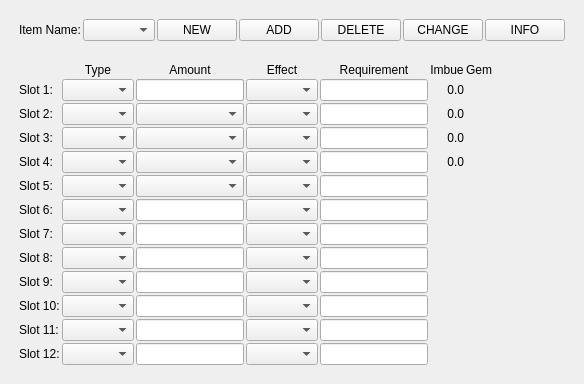
<?xml version="1.0" encoding="UTF-8"?>
<ui version="4.0">
 <class>ItemWidget</class>
 <widget class="QWidget" name="ItemWidget">
  <property name="geometry">
   <rect>
    <x>0</x>
    <y>0</y>
    <width>546</width>
    <height>358</height>
   </rect>
  </property>
  <property name="windowTitle">
   <string>Form</string>
  </property>
  <layout class="QVBoxLayout" name="verticalLayout">
   <item>
    <widget class="QWidget" name="ItemHeaderWidget" native="true">
     <property name="sizePolicy">
      <sizepolicy hsizetype="Preferred" vsizetype="Fixed">
       <horstretch>0</horstretch>
       <verstretch>0</verstretch>
      </sizepolicy>
     </property>
     <layout class="QHBoxLayout" name="_3">
      <property name="spacing">
       <number>2</number>
      </property>
      <property name="leftMargin">
       <number>8</number>
      </property>
      <property name="topMargin">
       <number>8</number>
      </property>
      <property name="rightMargin">
       <number>8</number>
      </property>
      <property name="bottomMargin">
       <number>8</number>
      </property>
      <item>
       <widget class="QLabel" name="ItemNameLabel">
        <property name="text">
         <string>Item Name:</string>
        </property>
       </widget>
      </item>
      <item>
       <widget class="QComboBox" name="ItemName">
        <property name="sizePolicy">
         <sizepolicy hsizetype="Expanding" vsizetype="Fixed">
          <horstretch>0</horstretch>
          <verstretch>0</verstretch>
         </sizepolicy>
        </property>
        <property name="maxVisibleItems">
         <number>20</number>
        </property>
       </widget>
      </item>
      <item>
       <widget class="QPushButton" name="ItemNewButton">
        <property name="sizePolicy">
         <sizepolicy hsizetype="Minimum" vsizetype="Fixed">
          <horstretch>0</horstretch>
          <verstretch>0</verstretch>
         </sizepolicy>
        </property>
        <property name="text">
         <string>NEW</string>
        </property>
       </widget>
      </item>
      <item>
       <widget class="QPushButton" name="ItemAddButton">
        <property name="text">
         <string>ADD</string>
        </property>
       </widget>
      </item>
      <item>
       <widget class="QPushButton" name="ItemDeleteButton">
        <property name="text">
         <string>DELETE</string>
        </property>
       </widget>
      </item>
      <item>
       <widget class="QPushButton" name="ItemChangeButton">
        <property name="text">
         <string>CHANGE</string>
        </property>
       </widget>
      </item>
      <item>
       <widget class="QPushButton" name="ItemInformationButton">
        <property name="text">
         <string>INFO</string>
        </property>
       </widget>
      </item>
     </layout>
    </widget>
   </item>
   <item>
    <widget class="QWidget" name="ItemSlotWidget" native="true">
     <property name="sizePolicy">
      <sizepolicy hsizetype="Expanding" vsizetype="Expanding">
       <horstretch>1</horstretch>
       <verstretch>0</verstretch>
      </sizepolicy>
     </property>
     <layout class="QGridLayout" name="_2">
      <property name="leftMargin">
       <number>8</number>
      </property>
      <property name="topMargin">
       <number>8</number>
      </property>
      <property name="rightMargin">
       <number>8</number>
      </property>
      <property name="bottomMargin">
       <number>8</number>
      </property>
      <property name="spacing">
       <number>2</number>
      </property>
      <item row="2" column="6">
       <widget class="QLabel" name="GemName2">
        <property name="text">
         <string/>
        </property>
       </widget>
      </item>
      <item row="5" column="6">
       <widget class="QLabel" name="GemName5">
        <property name="text">
         <string/>
        </property>
       </widget>
      </item>
      <item row="3" column="1">
       <widget class="QComboBox" name="Type3">
        <property name="maxVisibleItems">
         <number>20</number>
        </property>
       </widget>
      </item>
      <item row="7" column="2">
       <widget class="QLineEdit" name="AmountEdit7"/>
      </item>
      <item row="6" column="4">
       <widget class="QLineEdit" name="Requirement6"/>
      </item>
      <item row="4" column="4">
       <widget class="QLineEdit" name="Requirement4"/>
      </item>
      <item row="3" column="6">
       <widget class="QLabel" name="GemName3">
        <property name="text">
         <string/>
        </property>
       </widget>
      </item>
      <item row="6" column="2">
       <widget class="QComboBox" name="AmountStatic6">
        <property name="maxVisibleItems">
         <number>20</number>
        </property>
       </widget>
      </item>
      <item row="8" column="3">
       <widget class="QComboBox" name="Effect8">
        <property name="maxVisibleItems">
         <number>20</number>
        </property>
       </widget>
      </item>
      <item row="11" column="1">
       <widget class="QComboBox" name="Type11">
        <property name="maxVisibleItems">
         <number>20</number>
        </property>
       </widget>
      </item>
      <item row="2" column="1">
       <widget class="QComboBox" name="Type2">
        <property name="maxVisibleItems">
         <number>20</number>
        </property>
       </widget>
      </item>
      <item row="4" column="3">
       <widget class="QComboBox" name="Effect4">
        <property name="maxVisibleItems">
         <number>20</number>
        </property>
       </widget>
      </item>
      <item row="0" column="1">
       <widget class="QLabel" name="TypeLabel">
        <property name="text">
         <string>Type</string>
        </property>
        <property name="alignment">
         <set>Qt::AlignCenter</set>
        </property>
       </widget>
      </item>
      <item row="8" column="2">
       <widget class="QLineEdit" name="AmountEdit8"/>
      </item>
      <item row="5" column="2">
       <widget class="QLineEdit" name="AmountEdit5"/>
      </item>
      <item row="1" column="6">
       <widget class="QLabel" name="GemName1">
        <property name="text">
         <string/>
        </property>
       </widget>
      </item>
      <item row="8" column="4">
       <widget class="QLineEdit" name="Requirement8"/>
      </item>
      <item row="11" column="4">
       <widget class="QLineEdit" name="Requirement11"/>
      </item>
      <item row="3" column="2">
       <widget class="QLineEdit" name="AmountEdit3"/>
      </item>
      <item row="10" column="3">
       <widget class="QComboBox" name="Effect10">
        <property name="maxVisibleItems">
         <number>20</number>
        </property>
       </widget>
      </item>
      <item row="1" column="2">
       <widget class="QComboBox" name="AmountStatic1">
        <property name="maxVisibleItems">
         <number>20</number>
        </property>
       </widget>
      </item>
      <item row="5" column="3">
       <widget class="QComboBox" name="Effect5">
        <property name="maxVisibleItems">
         <number>20</number>
        </property>
       </widget>
      </item>
      <item row="7" column="0">
       <widget class="QLabel" name="SlotLabel7">
        <property name="text">
         <string>Slot 7:</string>
        </property>
       </widget>
      </item>
      <item row="4" column="1">
       <widget class="QComboBox" name="Type4">
        <property name="maxVisibleItems">
         <number>20</number>
        </property>
       </widget>
      </item>
      <item row="12" column="3">
       <widget class="QComboBox" name="Effect12">
        <property name="maxVisibleItems">
         <number>20</number>
        </property>
       </widget>
      </item>
      <item row="10" column="4">
       <widget class="QLineEdit" name="Requirement10"/>
      </item>
      <item row="2" column="2">
       <widget class="QLineEdit" name="AmountEdit2"/>
      </item>
      <item row="8" column="0">
       <widget class="QLabel" name="SlotLabel8">
        <property name="text">
         <string>Slot 8:</string>
        </property>
       </widget>
      </item>
      <item row="11" column="3">
       <widget class="QComboBox" name="Effect11">
        <property name="maxVisibleItems">
         <number>20</number>
        </property>
       </widget>
      </item>
      <item row="2" column="0">
       <widget class="QLabel" name="SlotLabel2">
        <property name="text">
         <string>Slot 2:</string>
        </property>
       </widget>
      </item>
      <item row="0" column="4">
       <widget class="QLabel" name="RequirementLabel">
        <property name="text">
         <string>Requirement</string>
        </property>
        <property name="alignment">
         <set>Qt::AlignCenter</set>
        </property>
       </widget>
      </item>
      <item row="1" column="5">
       <widget class="QLabel" name="ImbuePoints1">
        <property name="text">
         <string>0.0</string>
        </property>
        <property name="alignment">
         <set>Qt::AlignRight|Qt::AlignTrailing|Qt::AlignVCenter</set>
        </property>
       </widget>
      </item>
      <item row="0" column="6">
       <widget class="QLabel" name="GemNameLabel">
        <property name="text">
         <string>Gem</string>
        </property>
        <property name="alignment">
         <set>Qt::AlignCenter</set>
        </property>
       </widget>
      </item>
      <item row="1" column="3">
       <widget class="QComboBox" name="Effect1">
        <property name="maxVisibleItems">
         <number>20</number>
        </property>
       </widget>
      </item>
      <item row="6" column="6">
       <widget class="QLabel" name="GemName6">
        <property name="text">
         <string/>
        </property>
       </widget>
      </item>
      <item row="2" column="5">
       <widget class="QLabel" name="ImbuePoints2">
        <property name="text">
         <string>0.0</string>
        </property>
        <property name="alignment">
         <set>Qt::AlignRight|Qt::AlignTrailing|Qt::AlignVCenter</set>
        </property>
       </widget>
      </item>
      <item row="3" column="0">
       <widget class="QLabel" name="SlotLabel3">
        <property name="text">
         <string>Slot 3:</string>
        </property>
       </widget>
      </item>
      <item row="9" column="4">
       <widget class="QLineEdit" name="Requirement9"/>
      </item>
      <item row="10" column="2">
       <widget class="QLineEdit" name="AmountEdit10"/>
      </item>
      <item row="5" column="1">
       <widget class="QComboBox" name="Type5">
        <property name="maxVisibleItems">
         <number>20</number>
        </property>
       </widget>
      </item>
      <item row="10" column="0">
       <widget class="QLabel" name="SlotLabel10">
        <property name="text">
         <string>Slot 10:</string>
        </property>
       </widget>
      </item>
      <item row="0" column="2">
       <widget class="QLabel" name="AmountLabel">
        <property name="text">
         <string>Amount</string>
        </property>
        <property name="alignment">
         <set>Qt::AlignCenter</set>
        </property>
       </widget>
      </item>
      <item row="8" column="1">
       <widget class="QComboBox" name="Type8">
        <property name="maxVisibleItems">
         <number>20</number>
        </property>
       </widget>
      </item>
      <item row="7" column="3">
       <widget class="QComboBox" name="Effect7">
        <property name="maxVisibleItems">
         <number>20</number>
        </property>
       </widget>
      </item>
      <item row="3" column="5">
       <widget class="QLabel" name="ImbuePoints3">
        <property name="text">
         <string>0.0</string>
        </property>
        <property name="alignment">
         <set>Qt::AlignRight|Qt::AlignTrailing|Qt::AlignVCenter</set>
        </property>
       </widget>
      </item>
      <item row="7" column="4">
       <widget class="QLineEdit" name="Requirement7"/>
      </item>
      <item row="3" column="3">
       <widget class="QComboBox" name="Effect3">
        <property name="maxVisibleItems">
         <number>20</number>
        </property>
       </widget>
      </item>
      <item row="6" column="0">
       <widget class="QLabel" name="SlotLabel6">
        <property name="text">
         <string>Slot 6:</string>
        </property>
       </widget>
      </item>
      <item row="6" column="2">
       <widget class="QLineEdit" name="AmountEdit6"/>
      </item>
      <item row="12" column="4">
       <widget class="QLineEdit" name="Requirement12"/>
      </item>
      <item row="2" column="2">
       <widget class="QComboBox" name="AmountStatic2">
        <property name="maxVisibleItems">
         <number>20</number>
        </property>
       </widget>
      </item>
      <item row="12" column="2">
       <widget class="QLineEdit" name="AmountEdit12"/>
      </item>
      <item row="1" column="4">
       <widget class="QLineEdit" name="Requirement1"/>
      </item>
      <item row="12" column="0">
       <widget class="QLabel" name="SlotLabel12">
        <property name="text">
         <string>Slot 12:</string>
        </property>
       </widget>
      </item>
      <item row="9" column="3">
       <widget class="QComboBox" name="Effect9">
        <property name="maxVisibleItems">
         <number>20</number>
        </property>
       </widget>
      </item>
      <item row="7" column="1">
       <widget class="QComboBox" name="Type7">
        <property name="maxVisibleItems">
         <number>20</number>
        </property>
       </widget>
      </item>
      <item row="2" column="4">
       <widget class="QLineEdit" name="Requirement2"/>
      </item>
      <item row="4" column="2">
       <widget class="QLineEdit" name="AmountEdit4"/>
      </item>
      <item row="2" column="3">
       <widget class="QComboBox" name="Effect2">
        <property name="maxVisibleItems">
         <number>20</number>
        </property>
       </widget>
      </item>
      <item row="5" column="4">
       <widget class="QLineEdit" name="Requirement5"/>
      </item>
      <item row="6" column="3">
       <widget class="QComboBox" name="Effect6">
        <property name="maxVisibleItems">
         <number>20</number>
        </property>
       </widget>
      </item>
      <item row="0" column="5">
       <widget class="QLabel" name="ImbuePointsLabel">
        <property name="text">
         <string>Imbue</string>
        </property>
        <property name="alignment">
         <set>Qt::AlignCenter</set>
        </property>
       </widget>
      </item>
      <item row="6" column="1">
       <widget class="QComboBox" name="Type6">
        <property name="maxVisibleItems">
         <number>20</number>
        </property>
       </widget>
      </item>
      <item row="0" column="3">
       <widget class="QLabel" name="EffectLabel">
        <property name="text">
         <string>Effect</string>
        </property>
        <property name="alignment">
         <set>Qt::AlignCenter</set>
        </property>
       </widget>
      </item>
      <item row="9" column="2">
       <widget class="QLineEdit" name="AmountEdit9"/>
      </item>
      <item row="1" column="2">
       <widget class="QLineEdit" name="AmountEdit1"/>
      </item>
      <item row="10" column="1">
       <widget class="QComboBox" name="Type10">
        <property name="maxVisibleItems">
         <number>20</number>
        </property>
       </widget>
      </item>
      <item row="3" column="2">
       <widget class="QComboBox" name="AmountStatic3">
        <property name="maxVisibleItems">
         <number>20</number>
        </property>
       </widget>
      </item>
      <item row="4" column="2">
       <widget class="QComboBox" name="AmountStatic4">
        <property name="maxVisibleItems">
         <number>20</number>
        </property>
       </widget>
      </item>
      <item row="11" column="0">
       <widget class="QLabel" name="SlotLabel11">
        <property name="text">
         <string>Slot 11:</string>
        </property>
       </widget>
      </item>
      <item row="0" column="7" rowspan="13">
       <spacer>
        <property name="orientation">
         <enum>Qt::Horizontal</enum>
        </property>
        <property name="sizeHint" stdset="0">
         <size>
          <width>40</width>
          <height>20</height>
         </size>
        </property>
       </spacer>
      </item>
      <item row="11" column="2">
       <widget class="QLineEdit" name="AmountEdit11"/>
      </item>
      <item row="4" column="0">
       <widget class="QLabel" name="SlotLabel4">
        <property name="text">
         <string>Slot 4:</string>
        </property>
       </widget>
      </item>
      <item row="4" column="6">
       <widget class="QLabel" name="GemName4">
        <property name="text">
         <string/>
        </property>
       </widget>
      </item>
      <item row="3" column="4">
       <widget class="QLineEdit" name="Requirement3"/>
      </item>
      <item row="1" column="1" alignment="Qt::AlignLeft">
       <widget class="QComboBox" name="Type1">
        <property name="maxVisibleItems">
         <number>20</number>
        </property>
        <property name="modelColumn">
         <number>0</number>
        </property>
       </widget>
      </item>
      <item row="9" column="1">
       <widget class="QComboBox" name="Type9">
        <property name="maxVisibleItems">
         <number>20</number>
        </property>
       </widget>
      </item>
      <item row="4" column="5">
       <widget class="QLabel" name="ImbuePoints4">
        <property name="text">
         <string>0.0</string>
        </property>
        <property name="alignment">
         <set>Qt::AlignRight|Qt::AlignTrailing|Qt::AlignVCenter</set>
        </property>
       </widget>
      </item>
      <item row="5" column="0">
       <widget class="QLabel" name="SlotLabel5">
        <property name="text">
         <string>Slot 5:</string>
        </property>
       </widget>
      </item>
      <item row="1" column="0">
       <widget class="QLabel" name="SlotLabel1">
        <property name="text">
         <string>Slot 1:</string>
        </property>
       </widget>
      </item>
      <item row="5" column="2">
       <widget class="QComboBox" name="AmountStatic5">
        <property name="maxVisibleItems">
         <number>20</number>
        </property>
       </widget>
      </item>
      <item row="13" column="0" colspan="8">
       <spacer>
        <property name="orientation">
         <enum>Qt::Vertical</enum>
        </property>
        <property name="sizeHint" stdset="0">
         <size>
          <width>20</width>
          <height>40</height>
         </size>
        </property>
       </spacer>
      </item>
      <item row="9" column="0">
       <widget class="QLabel" name="SlotLabel9">
        <property name="text">
         <string>Slot 9:</string>
        </property>
       </widget>
      </item>
      <item row="12" column="1">
       <widget class="QComboBox" name="Type12">
        <property name="maxVisibleItems">
         <number>20</number>
        </property>
       </widget>
      </item>
     </layout>
     <zorder>AmountEdit1</zorder>
     <zorder>AmountEdit6</zorder>
     <zorder>AmountEdit3</zorder>
     <zorder>Effect5</zorder>
     <zorder>Effect6</zorder>
     <zorder>Effect4</zorder>
     <zorder>Type9</zorder>
     <zorder>AmountEdit2</zorder>
     <zorder>AmountEdit5</zorder>
     <zorder>ImbuePoints1</zorder>
     <zorder>Type1</zorder>
     <zorder>Requirement1</zorder>
     <zorder>AmountEdit4</zorder>
     <zorder>AmountStatic1</zorder>
     <zorder>AmountStatic5</zorder>
     <zorder>AmountStatic6</zorder>
     <zorder>SlotLabel1</zorder>
     <zorder>GemName1</zorder>
     <zorder>AmountStatic4</zorder>
     <zorder>GemNameLabel</zorder>
     <zorder>TypeLabel</zorder>
     <zorder>Type6</zorder>
     <zorder>SlotLabel6</zorder>
     <zorder>AmountStatic2</zorder>
     <zorder>Requirement7</zorder>
     <zorder>AmountStatic3</zorder>
     <zorder>Effect1</zorder>
     <zorder>AmountEdit7</zorder>
     <zorder>Effect2</zorder>
     <zorder>Type4</zorder>
     <zorder>Type7</zorder>
     <zorder>Effect3</zorder>
     <zorder>SlotLabel5</zorder>
     <zorder>SlotLabel7</zorder>
     <zorder>SlotLabel4</zorder>
     <zorder>Type3</zorder>
     <zorder>Type5</zorder>
     <zorder>Type2</zorder>
     <zorder>SlotLabel3</zorder>
     <zorder>Effect10</zorder>
     <zorder>AmountEdit12</zorder>
     <zorder>Requirement10</zorder>
     <zorder>Effect12</zorder>
     <zorder>Requirement8</zorder>
     <zorder>Effect11</zorder>
     <zorder>Requirement9</zorder>
     <zorder>Requirement6</zorder>
     <zorder>Requirement12</zorder>
     <zorder>Requirement11</zorder>
     <zorder>Requirement2</zorder>
     <zorder>Requirement5</zorder>
     <zorder>SlotLabel2</zorder>
     <zorder>AmountLabel</zorder>
     <zorder>Requirement4</zorder>
     <zorder>Requirement3</zorder>
     <zorder>ImbuePointsLabel</zorder>
     <zorder>RequirementLabel</zorder>
     <zorder>EffectLabel</zorder>
     <zorder>Type8</zorder>
     <zorder>Effect7</zorder>
     <zorder>SlotLabel11</zorder>
     <zorder>SlotLabel8</zorder>
     <zorder>AmountEdit10</zorder>
     <zorder>Type11</zorder>
     <zorder>Effect8</zorder>
     <zorder>AmountEdit11</zorder>
     <zorder>SlotLabel10</zorder>
     <zorder>SlotLabel9</zorder>
     <zorder>SlotLabel12</zorder>
     <zorder>AmountEdit8</zorder>
     <zorder>Type12</zorder>
     <zorder>Effect9</zorder>
     <zorder>AmountEdit9</zorder>
     <zorder>GemName4</zorder>
     <zorder>ImbuePoints4</zorder>
     <zorder>Type10</zorder>
     <zorder>GemName2</zorder>
     <zorder>GemName3</zorder>
     <zorder>ImbuePoints3</zorder>
     <zorder>ImbuePoints2</zorder>
     <zorder>GemName5</zorder>
     <zorder>GemName6</zorder>
     <zorder></zorder>
     <zorder></zorder>
    </widget>
   </item>
  </layout>
 </widget>
 <resources/>
 <connections/>
</ui>
